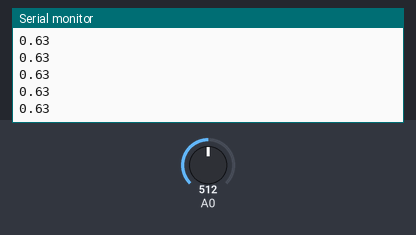
The sketch below on a simulated Arduino Uno, built with avr-gcc and run on an emulated ATmega328P. On the bench: the last lines printed to the serial monitor. The inputs (shaded band) are chosen by the test bench; at power-on: A0 = 512.

Above: at 1.2 s.
1.3 s: A0 set to 716
At 2.2 s:
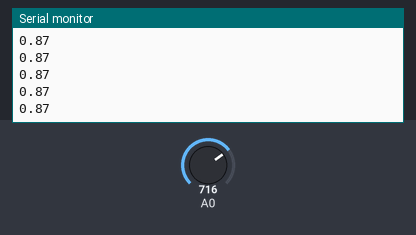
2.8 s: A0 set to 900
At 3.6 s:
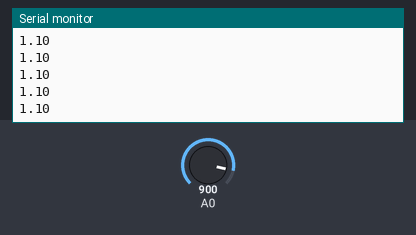
Timing chart, 0 to 5.8 s (numbered marks = the images above; inputs shaded):
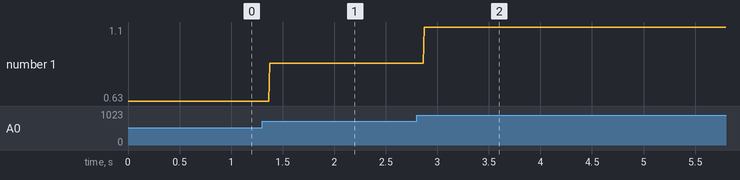

Measured:
- after the input at 1.3 s, the serial monitor: prints a new line after 0.07 s (image 1)
- after the input at 2.8 s, the serial monitor: prints a new line after 0.07 s (image 2)
- plotted number 1: 0.63 → 0.87 after the input at 1.3 s, 0.87 → 1.1 after the input at 2.8 s

The sketch:

adc.ino
```cpp
void setup() {
Serial.begin(9600);
}

void loop() {

int NilaiSensor = analogRead(A0);  // variabel NilaiSensor di set pada pin analog 0 arduino.

float Tegangan = NilaiSensor * (5.0 / 4095.0); // Konversi NilaiSensor (dari 0 – 4095) menjadi tegangan (0 – 5V): menggunakan tipe data float atau pecahan desimal..

Serial.println(Tegangan);  //tampilkan hasil dari variabel tegangan pada serial monitor.

}


/* hasil adc = 2.235,87
 *  rumus = 2.235,87 * (5 volt / 4095) = 2,73
 */
```
